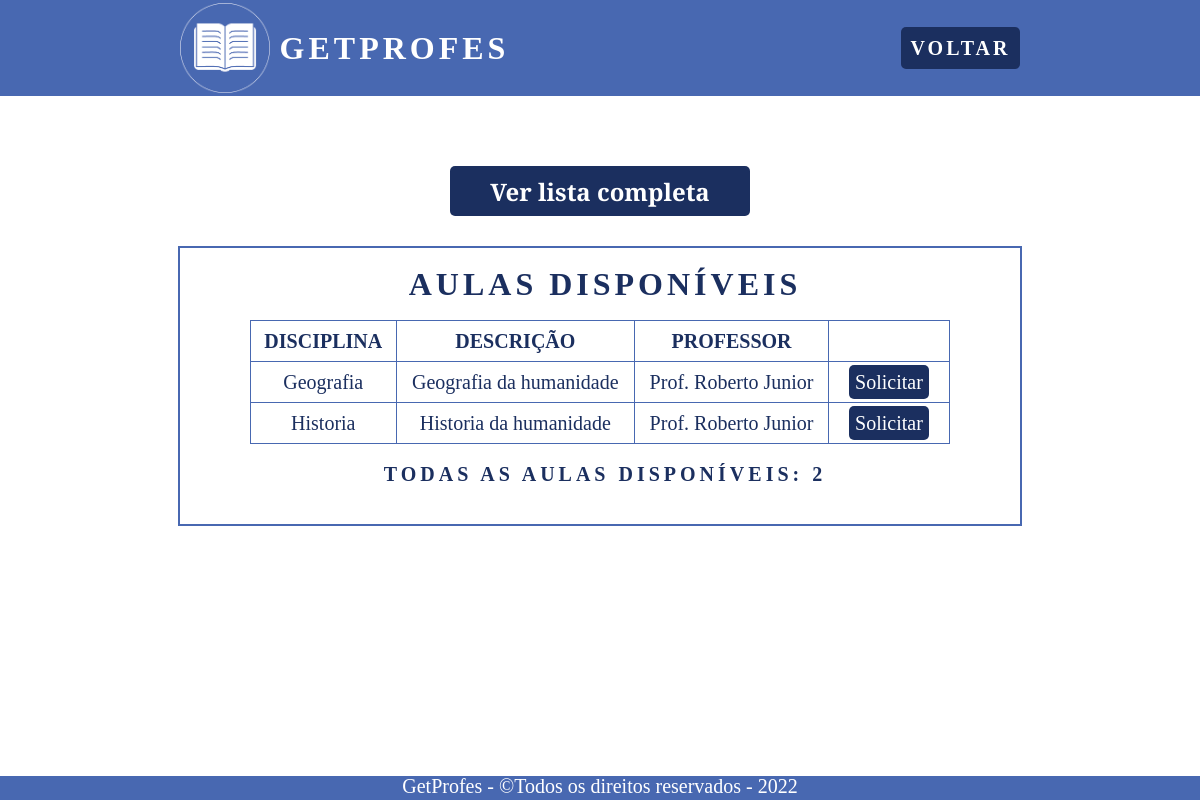
The app's page /pages/aluno/ordenar.php (signed in) with its own data.
### tables this page shows
CREATE TABLE IF NOT EXISTS `disciplinas_ministradas` (
    `id` int(2) NOT NULL AUTO_INCREMENT,
    `id_professor` int(2) NOT NULL,
    `nome_professor` varchar(45) NOT NULL,
    `nome_disciplina` varchar(45) NOT NULL,
    `descricao` varchar(200) NOT NULL,
    PRIMARY KEY (`id`),
    FOREIGN KEY (`id_professor`) REFERENCES `usuarios` (`id`)
);

### pages/aluno/ordenar.php (the view, shortened to what this page needs)
<?php
include_once '../../connection/config.php';
$asc_query = "SELECT * FROM disciplinas_ministradas ORDER BY nome_disciplina ASC";
$query_disciplinas = "SELECT COUNT(id) AS qnt_disciplinas FROM disciplinas_ministradas";
$result = $con->query($asc_query);
?>
<!DOCTYPE html>
<html lang="pt-br">
<head>
    <link rel="stylesheet" href="../../src/css/reset.css">
    <link rel="stylesheet" href="solicitar-aula.css">
</head>
<body>
    <header>
        <nav class="menu">
            <div class="logo">
                <img class="logo-img" src="../../src/img/GetProfes-Logo.png" alt="Logo GetProfes">
                <h1>GetProfes</h1>
            </div>
            <ul class="nav-list">
                <li><a href="../aluno/solicitar-aula.php?pagina=1" class="voltar">Voltar</a></li>
            </ul>
        </nav>
    </header>
    <section class="sistema">
        <div class="sistema-box">
            <div class="form-pesquisar">
                <a href="solicitar-aula.php?pagina=1"><button class="btn-lista">Ver lista completa</button></a>
            </div>
            <div class="sistema-container">
                <h2>Aulas Disponíveis</h2>
                <div class="table-container">
                    <table class="table">
                        <thead>
                            <tr>
                                <th scope="col">Disciplina</th>
                                <th scope="col">Descrição</th>
                                <th scope="col">Professor</th>
                                <th scope="col"></th>
                            </tr>
                        </thead>
                        <tbody>
                            <?php
                            while ($row = mysqli_fetch_assoc($result)) {
                                echo "<tr>";
                                echo "<td>" . $row["nome_disciplina"] . "</td>";
                                echo "<td>" . $row["descricao"] . "</td>";
                                echo "<td>Prof. " . $row["nome_professor"] . "</td>";
                                echo "<td class='btns'>
                                <a class='btnSolicitar' href='solicitar.php?id=$row[id]' title='Solicitar'>
                                Solicitar
                                </a>
                                </td>";
                                echo "</tr>";
                            }
                            ?>
                        </tbody>
                    </table>
                </div>
                <div class="total-container">
                    <?php
                    $result_disciplinas = $con->query($query_disciplinas);
                    $row_disciplinas = mysqli_fetch_assoc($result_disciplinas);
                    ?>
                    <h3>Todas as aulas disponíveis: <?php echo $row_disciplinas["qnt_disciplinas"]; ?></h3>
                </div>
            </div>
        </div>
    </section>
    <footer id="footer">
        <div class="footer-rodape">
            <p>GetProfes - &copy;Todos os direitos reservados - 2022</p>
        </div>
    </footer>
</body>
</html>

### pages/aluno/solicitar-aula.css (style rules this page uses)
:root { --bg: #4868B1; --white: #fff; --bg-black: #1b2f5f; --red: #ff0000; --black-red: #660606; }
* { scroll-behavior: smooth; font-family: 'Playfair Display', serif; }
a { text-decoration: none; }
header { margin-bottom: 40px; }
.logo-img { width: 90px; height: auto; }
.logo { display: flex; justify-content: center; align-items: center; }
.logo h1 { font-size: 32px; text-transform: uppercase; letter-spacing: 4px; font-weight: 900; margin-left: 10px; color: var(--white); }
.menu { display: flex; justify-content: space-around; align-items: center; height: 12vh; width: 100vw; background-color: var(--bg); }
.nav-list { list-style: none; display: flex; }
.nav-list li { letter-spacing: 3px; margin-left: 32px; font-size: 20px; }
.nav-list a { color: var(--white); font-weight: bold; text-transform: uppercase; background-color: var(--bg-black); padding: 10px; border-radius: 5px; }
.sistema { display: flex; justify-content: space-around; width: 940px; margin: 0 auto; color: var(--bg-black); align-items: center; }
.sistema-box { display: flex; flex-direction: column; align-items: center; width: 940px; padding: 10px; }
.form-pesquisar { display: flex; justify-content: center; align-items: center; width: 100%; margin-top: 20px; }
.btn-lista { width: 300px; height: 50px; border-radius: 5px; background-color: var(--bg-black); color: var(--white); font-weight: 900; font-size: 24px; cursor: pointer; margin-bottom: 30px; }
.sistema-container { display: flex; flex-direction: column; align-items: center; border: 2px solid var(--bg); width: 800px; padding: 20px; }
.sistema-container h2 { font-size: 32px; text-transform: uppercase; letter-spacing: 4px; font-weight: 900; margin-left: 10px; color: var(--bg-black); }
.table-container { display: flex; justify-content: center; align-items: center; margin-top: 20px; }
.table { border: 1px solid var(--bg); width: 700px; text-align: center; margin-bottom: 20px; }
.table th { border: 1px solid var(--bg); padding: 10px; font-size: 20px; font-weight: 900; text-transform: uppercase; }
.table td { border: 1px solid var(--bg); padding: 10px; font-size: 20px; }
.btns { width: 100px; }
.btnSolicitar { background-color: var(--bg-black); color: var(--white); padding: 6px; border-radius: 5px; }
.total-container { display: flex; flex-direction: column; margin-bottom: 20px; }
.total-container h3 { font-size: 20px; text-transform: uppercase; letter-spacing: 4px; font-weight: 900; margin-left: 10px; color: var(--bg-black); }
button { border: none; }
#footer { position: absolute; bottom: 0; height: 3vh; width: 100vw; background-color: var(--bg); }
.footer-rodape { text-align: center; font-size: 20px; color: var(--white); }

### records on screen
disciplinas_ministradas: nome_disciplina "Geografia", descricao "Geografia da humanidade", nome_professor "Roberto Junior"
disciplinas_ministradas: nome_disciplina "Historia", descricao "Historia da humanidade", nome_professor "Roberto Junior"

### other values on screen
$row_disciplinas["qnt_disciplinas"] "2"
